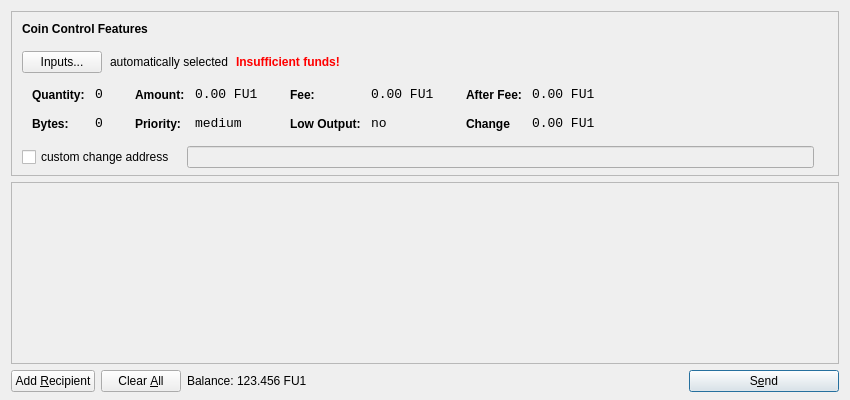
<?xml version="1.0" encoding="UTF-8"?>
<ui version="4.0">
 <class>SendCoinsDialog</class>
 <widget class="QDialog" name="SendCoinsDialog">
  <property name="geometry">
   <rect>
    <x>0</x>
    <y>0</y>
    <width>850</width>
    <height>400</height>
   </rect>
  </property>
  <property name="windowTitle">
   <string>Send Coins</string>
  </property>
  <layout class="QVBoxLayout" name="verticalLayout" stretch="0,1,0">
   <property name="bottomMargin">
    <number>8</number>
   </property>
   <item>
    <widget class="QFrame" name="frameCoinControl">
     <property name="sizePolicy">
      <sizepolicy hsizetype="Expanding" vsizetype="Expanding">
       <horstretch>0</horstretch>
       <verstretch>0</verstretch>
      </sizepolicy>
     </property>
     <property name="maximumSize">
      <size>
       <width>16777215</width>
       <height>16777215</height>
      </size>
     </property>
     <property name="frameShape">
      <enum>QFrame::StyledPanel</enum>
     </property>
     <property name="frameShadow">
      <enum>QFrame::Sunken</enum>
     </property>
     <layout class="QVBoxLayout" name="verticalLayoutCoinControl2">
      <property name="spacing">
       <number>-1</number>
      </property>
      <property name="leftMargin">
       <number>0</number>
      </property>
      <property name="topMargin">
       <number>0</number>
      </property>
      <property name="rightMargin">
       <number>0</number>
      </property>
      <property name="bottomMargin">
       <number>6</number>
      </property>
      <item>
       <layout class="QVBoxLayout" name="verticalLayoutCoinControl" stretch="0,0,0,0,1">
        <property name="spacing">
         <number>0</number>
        </property>
        <property name="leftMargin">
         <number>10</number>
        </property>
        <property name="topMargin">
         <number>10</number>
        </property>
        <item>
         <layout class="QHBoxLayout" name="horizontalLayoutCoinControl1">
          <property name="bottomMargin">
           <number>15</number>
          </property>
          <item>
           <widget class="QLabel" name="labelCoinControlFeatures">
            <property name="sizePolicy">
             <sizepolicy hsizetype="Preferred" vsizetype="Maximum">
              <horstretch>0</horstretch>
              <verstretch>0</verstretch>
             </sizepolicy>
            </property>
            <property name="font">
             <font>
              <weight>75</weight>
              <bold>true</bold>
             </font>
            </property>
            <property name="styleSheet">
             <string notr="true">font-weight:bold;</string>
            </property>
            <property name="text">
             <string>Coin Control Features</string>
            </property>
           </widget>
          </item>
         </layout>
        </item>
        <item>
         <layout class="QHBoxLayout" name="horizontalLayoutCoinControl2" stretch="0,0,0,0">
          <property name="spacing">
           <number>8</number>
          </property>
          <property name="bottomMargin">
           <number>10</number>
          </property>
          <item>
           <widget class="QPushButton" name="pushButtonCoinControl">
            <property name="styleSheet">
             <string notr="true"/>
            </property>
            <property name="text">
             <string>Inputs...</string>
            </property>
           </widget>
          </item>
          <item>
           <widget class="QLabel" name="labelCoinControlAutomaticallySelected">
            <property name="text">
             <string>automatically selected</string>
            </property>
            <property name="margin">
             <number>5</number>
            </property>
           </widget>
          </item>
          <item>
           <widget class="QLabel" name="labelCoinControlInsuffFunds">
            <property name="font">
             <font>
              <weight>75</weight>
              <bold>true</bold>
             </font>
            </property>
            <property name="styleSheet">
             <string notr="true">color:red;font-weight:bold;</string>
            </property>
            <property name="text">
             <string>Insufficient funds!</string>
            </property>
            <property name="margin">
             <number>5</number>
            </property>
           </widget>
          </item>
          <item>
           <spacer name="horizontalSpacerCoinControl">
            <property name="orientation">
             <enum>Qt::Horizontal</enum>
            </property>
            <property name="sizeHint" stdset="0">
             <size>
              <width>40</width>
              <height>1</height>
             </size>
            </property>
           </spacer>
          </item>
         </layout>
        </item>
        <item>
         <widget class="QWidget" name="widgetCoinControl" native="true">
          <property name="sizePolicy">
           <sizepolicy hsizetype="Preferred" vsizetype="Preferred">
            <horstretch>0</horstretch>
            <verstretch>0</verstretch>
           </sizepolicy>
          </property>
          <property name="minimumSize">
           <size>
            <width>0</width>
            <height>0</height>
           </size>
          </property>
          <property name="styleSheet">
           <string notr="true"/>
          </property>
          <layout class="QHBoxLayout" name="horizontalLayoutCoinControl5">
           <property name="margin">
            <number>0</number>
           </property>
           <item>
            <layout class="QHBoxLayout" name="horizontalLayoutCoinControl3" stretch="0,0,0,1">
             <property name="spacing">
              <number>20</number>
             </property>
             <property name="topMargin">
              <number>0</number>
             </property>
             <property name="bottomMargin">
              <number>10</number>
             </property>
             <item>
              <layout class="QFormLayout" name="formLayoutCoinControl1">
               <property name="horizontalSpacing">
                <number>10</number>
               </property>
               <property name="verticalSpacing">
                <number>14</number>
               </property>
               <property name="leftMargin">
                <number>10</number>
               </property>
               <property name="topMargin">
                <number>4</number>
               </property>
               <property name="rightMargin">
                <number>6</number>
               </property>
               <item row="0" column="0">
                <widget class="QLabel" name="labelCoinControlQuantityText">
                 <property name="styleSheet">
                  <string notr="true">font-weight:bold;</string>
                 </property>
                 <property name="text">
                  <string>Quantity:</string>
                 </property>
                 <property name="margin">
                  <number>0</number>
                 </property>
                </widget>
               </item>
               <item row="0" column="1">
                <widget class="QLabel" name="labelCoinControlQuantity">
                 <property name="font">
                  <font>
                   <family>Monospace</family>
                   <pointsize>10</pointsize>
                  </font>
                 </property>
                 <property name="cursor">
                  <cursorShape>IBeamCursor</cursorShape>
                 </property>
                 <property name="contextMenuPolicy">
                  <enum>Qt::ActionsContextMenu</enum>
                 </property>
                 <property name="text">
                  <string>0</string>
                 </property>
                 <property name="margin">
                  <number>0</number>
                 </property>
                 <property name="textInteractionFlags">
                  <set>Qt::LinksAccessibleByMouse|Qt::TextSelectableByKeyboard|Qt::TextSelectableByMouse</set>
                 </property>
                </widget>
               </item>
               <item row="1" column="0">
                <widget class="QLabel" name="labelCoinControlBytesText">
                 <property name="styleSheet">
                  <string notr="true">font-weight:bold;</string>
                 </property>
                 <property name="text">
                  <string>Bytes:</string>
                 </property>
                </widget>
               </item>
               <item row="1" column="1">
                <widget class="QLabel" name="labelCoinControlBytes">
                 <property name="font">
                  <font>
                   <family>Monospace</family>
                   <pointsize>10</pointsize>
                  </font>
                 </property>
                 <property name="cursor">
                  <cursorShape>IBeamCursor</cursorShape>
                 </property>
                 <property name="contextMenuPolicy">
                  <enum>Qt::ActionsContextMenu</enum>
                 </property>
                 <property name="text">
                  <string>0</string>
                 </property>
                 <property name="textInteractionFlags">
                  <set>Qt::LinksAccessibleByMouse|Qt::TextSelectableByKeyboard|Qt::TextSelectableByMouse</set>
                 </property>
                </widget>
               </item>
              </layout>
             </item>
             <item>
              <layout class="QFormLayout" name="formLayoutCoinControl2">
               <property name="horizontalSpacing">
                <number>10</number>
               </property>
               <property name="verticalSpacing">
                <number>14</number>
               </property>
               <property name="leftMargin">
                <number>6</number>
               </property>
               <property name="topMargin">
                <number>4</number>
               </property>
               <property name="rightMargin">
                <number>6</number>
               </property>
               <item row="0" column="0">
                <widget class="QLabel" name="labelCoinControlAmountText">
                 <property name="styleSheet">
                  <string notr="true">font-weight:bold;</string>
                 </property>
                 <property name="text">
                  <string>Amount:</string>
                 </property>
                 <property name="margin">
                  <number>0</number>
                 </property>
                </widget>
               </item>
               <item row="0" column="1">
                <widget class="QLabel" name="labelCoinControlAmount">
                 <property name="font">
                  <font>
                   <family>Monospace</family>
                   <pointsize>10</pointsize>
                  </font>
                 </property>
                 <property name="cursor">
                  <cursorShape>IBeamCursor</cursorShape>
                 </property>
                 <property name="contextMenuPolicy">
                  <enum>Qt::ActionsContextMenu</enum>
                 </property>
                 <property name="text">
                  <string>0.00 FU1</string>
                 </property>
                 <property name="textInteractionFlags">
                  <set>Qt::LinksAccessibleByMouse|Qt::TextSelectableByKeyboard|Qt::TextSelectableByMouse</set>
                 </property>
                </widget>
               </item>
               <item row="1" column="0">
                <widget class="QLabel" name="labelCoinControlPriorityText">
                 <property name="styleSheet">
                  <string notr="true">font-weight:bold;</string>
                 </property>
                 <property name="text">
                  <string>Priority:</string>
                 </property>
                </widget>
               </item>
               <item row="1" column="1">
                <widget class="QLabel" name="labelCoinControlPriority">
                 <property name="font">
                  <font>
                   <family>Monospace</family>
                   <pointsize>10</pointsize>
                  </font>
                 </property>
                 <property name="cursor">
                  <cursorShape>IBeamCursor</cursorShape>
                 </property>
                 <property name="contextMenuPolicy">
                  <enum>Qt::ActionsContextMenu</enum>
                 </property>
                 <property name="text">
                  <string>medium</string>
                 </property>
                 <property name="textInteractionFlags">
                  <set>Qt::LinksAccessibleByMouse|Qt::TextSelectableByKeyboard|Qt::TextSelectableByMouse</set>
                 </property>
                </widget>
               </item>
              </layout>
             </item>
             <item>
              <layout class="QFormLayout" name="formLayoutCoinControl3">
               <property name="horizontalSpacing">
                <number>10</number>
               </property>
               <property name="verticalSpacing">
                <number>14</number>
               </property>
               <property name="leftMargin">
                <number>6</number>
               </property>
               <property name="topMargin">
                <number>4</number>
               </property>
               <property name="rightMargin">
                <number>6</number>
               </property>
               <item row="0" column="0">
                <widget class="QLabel" name="labelCoinControlFeeText">
                 <property name="styleSheet">
                  <string notr="true">font-weight:bold;</string>
                 </property>
                 <property name="text">
                  <string>Fee:</string>
                 </property>
                 <property name="margin">
                  <number>0</number>
                 </property>
                </widget>
               </item>
               <item row="0" column="1">
                <widget class="QLabel" name="labelCoinControlFee">
                 <property name="font">
                  <font>
                   <family>Monospace</family>
                   <pointsize>10</pointsize>
                  </font>
                 </property>
                 <property name="cursor">
                  <cursorShape>IBeamCursor</cursorShape>
                 </property>
                 <property name="contextMenuPolicy">
                  <enum>Qt::ActionsContextMenu</enum>
                 </property>
                 <property name="text">
                  <string>0.00 FU1</string>
                 </property>
                 <property name="textInteractionFlags">
                  <set>Qt::LinksAccessibleByMouse|Qt::TextSelectableByKeyboard|Qt::TextSelectableByMouse</set>
                 </property>
                </widget>
               </item>
               <item row="1" column="0">
                <widget class="QLabel" name="labelCoinControlLowOutputText">
                 <property name="styleSheet">
                  <string notr="true">font-weight:bold;</string>
                 </property>
                 <property name="text">
                  <string>Low Output:</string>
                 </property>
                </widget>
               </item>
               <item row="1" column="1">
                <widget class="QLabel" name="labelCoinControlLowOutput">
                 <property name="font">
                  <font>
                   <family>Monospace</family>
                   <pointsize>10</pointsize>
                  </font>
                 </property>
                 <property name="cursor">
                  <cursorShape>IBeamCursor</cursorShape>
                 </property>
                 <property name="contextMenuPolicy">
                  <enum>Qt::ActionsContextMenu</enum>
                 </property>
                 <property name="text">
                  <string>no</string>
                 </property>
                 <property name="textInteractionFlags">
                  <set>Qt::LinksAccessibleByMouse|Qt::TextSelectableByKeyboard|Qt::TextSelectableByMouse</set>
                 </property>
                </widget>
               </item>
              </layout>
             </item>
             <item>
              <layout class="QFormLayout" name="formLayoutCoinControl4">
               <property name="horizontalSpacing">
                <number>10</number>
               </property>
               <property name="verticalSpacing">
                <number>14</number>
               </property>
               <property name="leftMargin">
                <number>6</number>
               </property>
               <property name="topMargin">
                <number>4</number>
               </property>
               <property name="rightMargin">
                <number>6</number>
               </property>
               <item row="0" column="0">
                <widget class="QLabel" name="labelCoinControlAfterFeeText">
                 <property name="styleSheet">
                  <string notr="true">font-weight:bold;</string>
                 </property>
                 <property name="text">
                  <string>After Fee:</string>
                 </property>
                 <property name="margin">
                  <number>0</number>
                 </property>
                </widget>
               </item>
               <item row="0" column="1">
                <widget class="QLabel" name="labelCoinControlAfterFee">
                 <property name="font">
                  <font>
                   <family>Monospace</family>
                   <pointsize>10</pointsize>
                  </font>
                 </property>
                 <property name="cursor">
                  <cursorShape>IBeamCursor</cursorShape>
                 </property>
                 <property name="contextMenuPolicy">
                  <enum>Qt::ActionsContextMenu</enum>
                 </property>
                 <property name="text">
                  <string>0.00 FU1</string>
                 </property>
                 <property name="textInteractionFlags">
                  <set>Qt::LinksAccessibleByMouse|Qt::TextSelectableByKeyboard|Qt::TextSelectableByMouse</set>
                 </property>
                </widget>
               </item>
               <item row="1" column="0">
                <widget class="QLabel" name="labelCoinControlChangeText">
                 <property name="styleSheet">
                  <string notr="true">font-weight:bold;</string>
                 </property>
                 <property name="text">
                  <string>Change</string>
                 </property>
                </widget>
               </item>
               <item row="1" column="1">
                <widget class="QLabel" name="labelCoinControlChange">
                 <property name="font">
                  <font>
                   <family>Monospace</family>
                   <pointsize>10</pointsize>
                  </font>
                 </property>
                 <property name="cursor">
                  <cursorShape>IBeamCursor</cursorShape>
                 </property>
                 <property name="contextMenuPolicy">
                  <enum>Qt::ActionsContextMenu</enum>
                 </property>
                 <property name="text">
                  <string>0.00 FU1</string>
                 </property>
                 <property name="textInteractionFlags">
                  <set>Qt::LinksAccessibleByMouse|Qt::TextSelectableByKeyboard|Qt::TextSelectableByMouse</set>
                 </property>
                </widget>
               </item>
              </layout>
             </item>
            </layout>
           </item>
          </layout>
         </widget>
        </item>
        <item>
         <layout class="QHBoxLayout" name="horizontalLayoutCoinControl4" stretch="0,0,0">
          <property name="spacing">
           <number>12</number>
          </property>
          <property name="sizeConstraint">
           <enum>QLayout::SetDefaultConstraint</enum>
          </property>
          <property name="topMargin">
           <number>5</number>
          </property>
          <property name="rightMargin">
           <number>5</number>
          </property>
          <item>
           <widget class="QCheckBox" name="checkBoxCoinControlChange">
            <property name="text">
             <string>custom change address</string>
            </property>
           </widget>
          </item>
          <item>
           <widget class="QLineEdit" name="lineEditCoinControlChange">
            <property name="enabled">
             <bool>false</bool>
            </property>
            <property name="sizePolicy">
             <sizepolicy hsizetype="Expanding" vsizetype="Fixed">
              <horstretch>0</horstretch>
              <verstretch>0</verstretch>
             </sizepolicy>
            </property>
           </widget>
          </item>
          <item>
           <widget class="QLabel" name="labelCoinControlChangeLabel">
            <property name="sizePolicy">
             <sizepolicy hsizetype="Preferred" vsizetype="Expanding">
              <horstretch>0</horstretch>
              <verstretch>0</verstretch>
             </sizepolicy>
            </property>
            <property name="minimumSize">
             <size>
              <width>0</width>
              <height>0</height>
             </size>
            </property>
            <property name="text">
             <string/>
            </property>
            <property name="margin">
             <number>3</number>
            </property>
           </widget>
          </item>
         </layout>
        </item>
        <item>
         <spacer name="verticalSpacerCoinControl">
          <property name="orientation">
           <enum>Qt::Vertical</enum>
          </property>
          <property name="sizeHint" stdset="0">
           <size>
            <width>800</width>
            <height>1</height>
           </size>
          </property>
         </spacer>
        </item>
       </layout>
      </item>
     </layout>
    </widget>
   </item>
   <item>
    <widget class="QScrollArea" name="scrollArea">
     <property name="widgetResizable">
      <bool>true</bool>
     </property>
     <widget class="QWidget" name="scrollAreaWidgetContents">
      <property name="geometry">
       <rect>
        <x>0</x>
        <y>0</y>
        <width>830</width>
        <height>165</height>
       </rect>
      </property>
      <layout class="QVBoxLayout" name="verticalLayout_2">
       <property name="margin">
        <number>0</number>
       </property>
       <item>
        <layout class="QVBoxLayout" name="entries">
         <property name="spacing">
          <number>6</number>
         </property>
        </layout>
       </item>
       <item>
        <spacer name="verticalSpacer">
         <property name="orientation">
          <enum>Qt::Vertical</enum>
         </property>
         <property name="sizeHint" stdset="0">
          <size>
           <width>20</width>
           <height>40</height>
          </size>
         </property>
        </spacer>
       </item>
      </layout>
     </widget>
    </widget>
   </item>
   <item>
    <layout class="QHBoxLayout" name="horizontalLayout">
     <item>
      <widget class="QPushButton" name="addButton">
       <property name="toolTip">
        <string>Send to multiple recipients at once</string>
       </property>
       <property name="text">
        <string>Add &amp;Recipient</string>
       </property>
       <property name="autoDefault">
        <bool>false</bool>
       </property>
      </widget>
     </item>
     <item>
      <widget class="QPushButton" name="clearButton">
       <property name="sizePolicy">
        <sizepolicy hsizetype="Minimum" vsizetype="Fixed">
         <horstretch>0</horstretch>
         <verstretch>0</verstretch>
        </sizepolicy>
       </property>
       <property name="toolTip">
        <string>Remove all transaction fields</string>
       </property>
       <property name="text">
        <string>Clear &amp;All</string>
       </property>
       <property name="autoRepeatDelay">
        <number>300</number>
       </property>
       <property name="autoDefault">
        <bool>false</bool>
       </property>
      </widget>
     </item>
     <item>
      <layout class="QHBoxLayout" name="horizontalLayout_2">
       <property name="spacing">
        <number>3</number>
       </property>
       <item>
        <widget class="QLabel" name="label">
         <property name="sizePolicy">
          <sizepolicy hsizetype="Preferred" vsizetype="Fixed">
           <horstretch>0</horstretch>
           <verstretch>0</verstretch>
          </sizepolicy>
         </property>
         <property name="text">
          <string>Balance:</string>
         </property>
        </widget>
       </item>
       <item>
        <widget class="QLabel" name="labelBalance">
         <property name="sizePolicy">
          <sizepolicy hsizetype="Preferred" vsizetype="Fixed">
           <horstretch>0</horstretch>
           <verstretch>0</verstretch>
          </sizepolicy>
         </property>
         <property name="cursor">
          <cursorShape>IBeamCursor</cursorShape>
         </property>
         <property name="text">
          <string>123.456 FU1</string>
         </property>
         <property name="textInteractionFlags">
          <set>Qt::LinksAccessibleByMouse|Qt::TextSelectableByKeyboard|Qt::TextSelectableByMouse</set>
         </property>
        </widget>
       </item>
      </layout>
     </item>
     <item>
      <spacer name="horizontalSpacer">
       <property name="orientation">
        <enum>Qt::Horizontal</enum>
       </property>
       <property name="sizeHint" stdset="0">
        <size>
         <width>40</width>
         <height>20</height>
        </size>
       </property>
      </spacer>
     </item>
     <item>
      <widget class="QPushButton" name="sendButton">
       <property name="minimumSize">
        <size>
         <width>150</width>
         <height>0</height>
        </size>
       </property>
       <property name="toolTip">
        <string>Confirm the send action</string>
       </property>
       <property name="text">
        <string>S&amp;end</string>
       </property>
       <property name="icon">
        <iconset resource="../bitcoin.qrc">
         <normaloff>:/icons/send</normaloff>:/icons/send</iconset>
       </property>
       <property name="default">
        <bool>true</bool>
       </property>
      </widget>
     </item>
    </layout>
   </item>
  </layout>
 </widget>
 <resources>
  <include location="../bitcoin.qrc"/>
 </resources>
 <connections/>
</ui>
